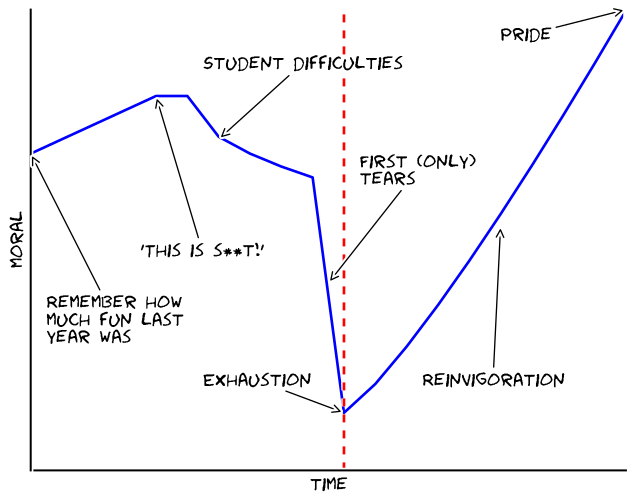

This chart was generated by the following Python code:
from __future__ import division
from matplotlib import pyplot as plt
plt.xkcd()

ymin = -2

fig = plt.figure()
ax = fig.add_subplot(1, 1, 1)
ax.spines['right'].set_color('none')
ax.spines['top'].set_color('none')
plt.xticks([])
plt.yticks([])
ax.set_ylim([ymin, 14])

beginning = [9 + .5 * x for x in range(5)]
middle = [11 - (2 * x) ** (1/2) for x in range(5)]
end = [x ** (1.2) for x in range(10)]

feeling = beginning + middle + end

plt.plot(feeling, color='blue')

plt.annotate(
    "Remember how\nmuch fun last\nyear was",
    xy=(0, 9), arrowprops=dict(arrowstyle='->'), xytext=(.5, 2.5))

plt.annotate(
    "'This is s**t!'",
    xy=(4, 11), arrowprops=dict(arrowstyle='->'), xytext=(3.5, 5.5))

plt.annotate(
    "Student difficulties",
    xy=(6, 9.5), arrowprops=dict(arrowstyle='->'), xytext=(5.5, 12))

plt.annotate(
    "First (only)\ntears",
    xy=(9.5, 4.5), arrowprops=dict(arrowstyle='->'), xytext=(10.5, 8))

plt.annotate(
    "Reinvigoration",
    xy=(15, 6.5), arrowprops=dict(arrowstyle='->'), xytext=(12.5, 1))

plt.annotate(
    "Exhaustion",
    xy=(10, 0), arrowprops=dict(arrowstyle='->'), xytext=(5.5, 1))

plt.annotate(
    "Pride",
    xy=(19, 14), arrowprops=dict(arrowstyle='->'), xytext=(15, 13))

plt.axvline(10, color='red', linestyle='--')
plt.xlabel('time')
plt.ylabel('moral')
plt.savefig('xkcd_how_we_feel.svg', bbox_inches='tight')
